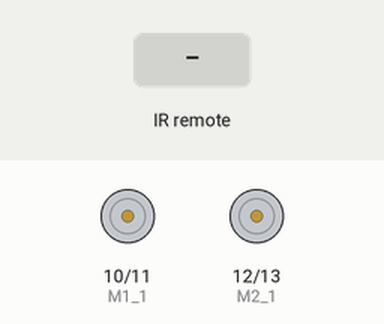
This sketch was run on a simulated Arduino Uno, built with avr-gcc and run on an emulated ATmega328P. On the bench: motor-driver pin pairs drawn as motors (green arrow = first pin HIGH = forward, orange = second pin HIGH = backward, longer = more drive). The inputs (shaded band) are chosen by the test bench.

Above: at 1.2 s.
1.3 s: infrared code 0x890 received
At 2.4 s:
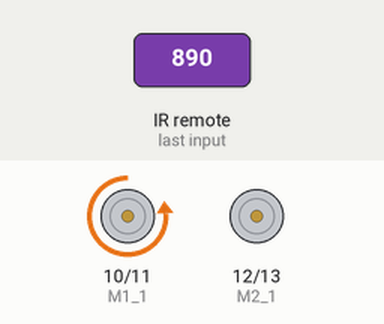
2.8 s: infrared code 0x490 received
At 4.0 s:
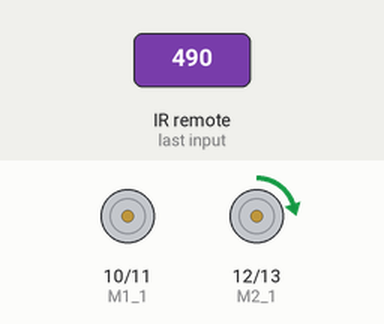
4.3 s: infrared code 0xC90 received
At 4.7 s:
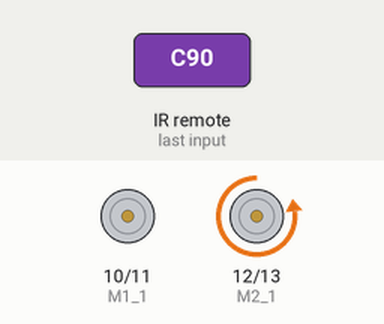
5.8 s: infrared code 0x890 received
At 6.6 s:
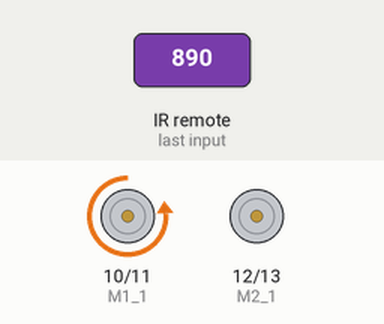
Timing chart, 0 to 8.3 s (numbered marks = the images above; inputs shaded):
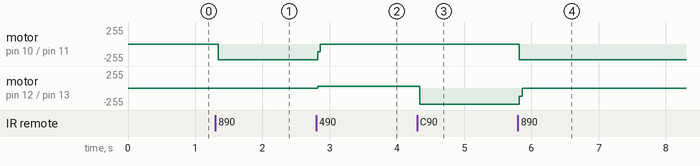

The sketch:

Car.ino
```cpp
/*
 Some Sample code of how to use your IR remote

 * Lets get started:

 The IR sensor's pins are attached to Arduino as so:
 Pin 1 to Vout (pin 11 on Arduino)
 Pin 2 to GND
 Pin 3 to Vcc (+5v from Arduino)

*/

#include <IRremote.h>

int IRpin = 9;  // pin for the IR sensor
int M1_1 = 10;    //
int M1_2 = 11;    //
int M2_1 = 12;    //
int M2_2 = 13;
IRrecv irrecv(IRpin);
decode_results results;


void setup()
{
  Serial.begin(9600);
  irrecv.enableIRIn(); // Start the receiver
  pinMode(M1_1, OUTPUT);
  pinMode(M1_2, OUTPUT);
  pinMode(M2_1, OUTPUT);
  pinMode(M2_2, OUTPUT);
}

void loop()
{

  if (irrecv.decode(&results))
    {

      irrecv.resume();   // Receive the next value
    }

   if (results.value == 144)  // this is where you put in your IR remote button #

     digitalWrite(M1_1,HIGH);
     digitalWrite(M1_2, LOW);


   if (results.value == 2192)

     digitalWrite(M1_2,HIGH);
     digitalWrite(M1_1, LOW);

   if (results.value == 1168)

     digitalWrite(M2_1,HIGH);
     digitalWrite(M2_2, LOW);

   if (results.value == 3216)

     digitalWrite(M2_2,HIGH);
     digitalWrite(M2_1, LOW);

}
```

Measured:
- after the input at 1.3 s, motor on pin 10 (M1_1) / pin 11 (M1_2): stopped → backward 239/255 at once
- after the input at 2.8 s, motor on pin 10 (M1_1) / pin 11 (M1_2): backward 239/255 → stopped at once; motor on pin 12 (M2_1) / pin 13 (M2_2): stopped → forward 24/255 at once
- after the input at 4.3 s, motor on pin 12 (M2_1) / pin 13 (M2_2): forward 24/255 → backward 242/255 at once
- after the input at 5.8 s, motor on pin 10 (M1_1) / pin 11 (M1_2): stopped → backward 239/255 at once; motor on pin 12 (M2_1) / pin 13 (M2_2): backward 242/255 → stopped at once
